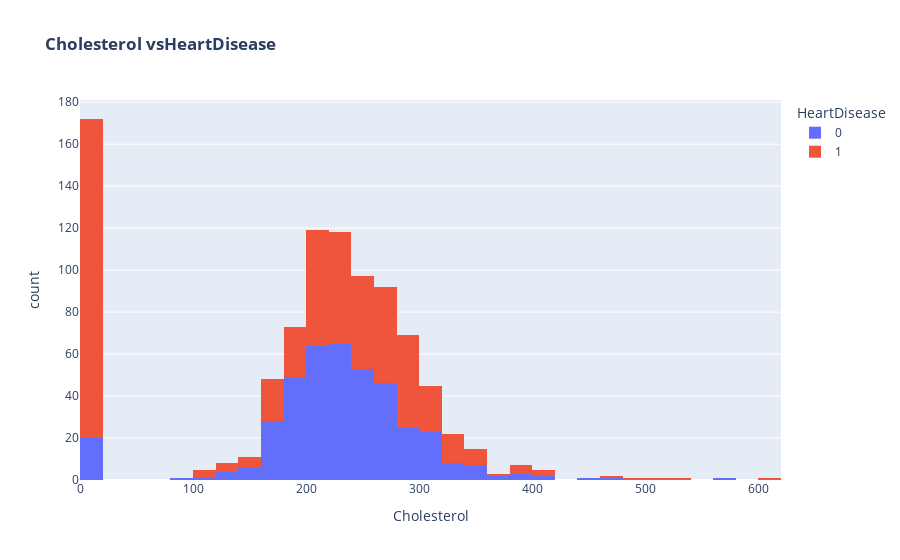

This figure's notebook cell:
### Markdown cell above
<b> 50 to 65 age peoples are suffer in herat disease

### Code cell
fig = px.histogram(df, x='Cholesterol',        
                   color="HeartDisease",
                   title="<b>Cholesterol vsHeartDisease</b>")

fig.show()

### Figure 1 — Plotly figure (JSON) as saved in the notebook; plotly's stock layout.template omitted (floating-point values rounded to 4 significant figures; data arrays with more than 128 entries replaced by an {"elided": "..."} marker saying what was removed)
{"data": [{"alignmentgroup": "True", "bingroup": "x", "hovertemplate": "HeartDisease=0<br>Cholesterol=%{x}<br>count=%{y}<extra></extra>", "legendgroup": "0", "marker": {"color": "#636efa", "pattern": {"shape": ""}}, "name": "0", "offsetgroup": "0", "orientation": "v", "showlegend": true, "type": "histogram", "x": {"elided": "410 int values"}, "xaxis": "x", "yaxis": "y"}, {"alignmentgroup": "True", "bingroup": "x", "hovertemplate": "HeartDisease=1<br>Cholesterol=%{x}<br>count=%{y}<extra></extra>", "legendgroup": "1", "marker": {"color": "#EF553B", "pattern": {"shape": ""}}, "name": "1", "offsetgroup": "1", "orientation": "v", "showlegend": true, "type": "histogram", "x": {"elided": "508 int values"}, "xaxis": "x", "yaxis": "y"}], "layout": {"barmode": "relative", "legend": {"title": {"text": "HeartDisease"}, "tracegroupgap": 0}, "title": {"text": "<b>Cholesterol vsHeartDisease</b>"}, "xaxis": {"anchor": "y", "domain": [0, 1], "title": {"text": "Cholesterol"}}, "yaxis": {"anchor": "x", "domain": [0, 1], "title": {"text": "count"}}}}
